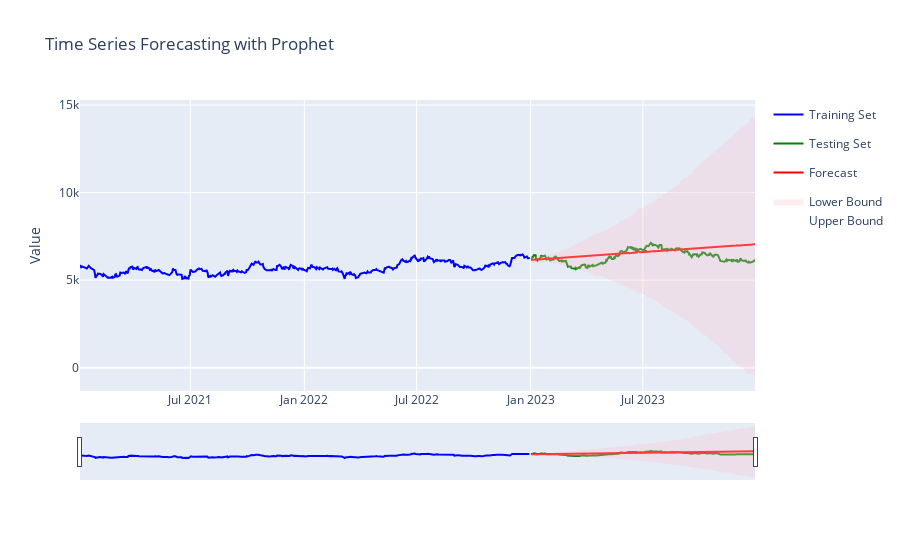

Here is the notebook cell this chart was saved with:
### Code cell
plot_forecast(train, test, forecast_before_tuning)

### Figure 1 — Plotly figure (JSON) as saved in the notebook; plotly's stock layout.template omitted (floating-point values rounded to 4 significant figures; data arrays with more than 128 entries replaced by an {"elided": "..."} marker saying what was removed)
{"data": [{"hoverinfo": "name+y+x", "legendgroup": "Training Set", "line": {"color": "blue"}, "mode": "lines", "name": "Training Set", "type": "scatter", "x": {"elided": "493 str values"}, "y": {"elided": "493 float values"}}, {"hoverinfo": "name+y+x", "legendgroup": "Testing Set", "line": {"color": "green"}, "mode": "lines", "name": "Testing Set", "type": "scatter", "x": {"elided": "239 str values"}, "y": {"elided": "239 float values"}}, {"hoverinfo": "name+y+x", "legendgroup": "Forecast", "line": {"color": "red"}, "mode": "lines", "name": "Forecast", "type": "scatter", "x": {"elided": "239 str values"}, "y": {"elided": "239 float values"}}, {"hoverinfo": "name+y+x", "legendgroup": "Upper-Lower Bound", "line": {"width": 0}, "mode": "lines", "name": "Upper Bound", "showlegend": true, "type": "scatter", "x": {"elided": "239 str values"}, "y": {"elided": "239 float values"}}, {"fill": "tonexty", "fillcolor": "rgba(255, 192, 203, 0.3)", "hoverinfo": "name+y+x", "legendgroup": "Upper-Lower Bound", "line": {"width": 0}, "mode": "lines", "name": "Lower Bound", "showlegend": true, "type": "scatter", "x": {"elided": "239 str values"}, "y": {"elided": "239 float values"}}], "layout": {"title": {"text": "Time Series Forecasting with Prophet"}, "xaxis": {"rangeslider": {"visible": true}, "type": "date"}, "yaxis": {"title": {"text": "Value"}}}}
